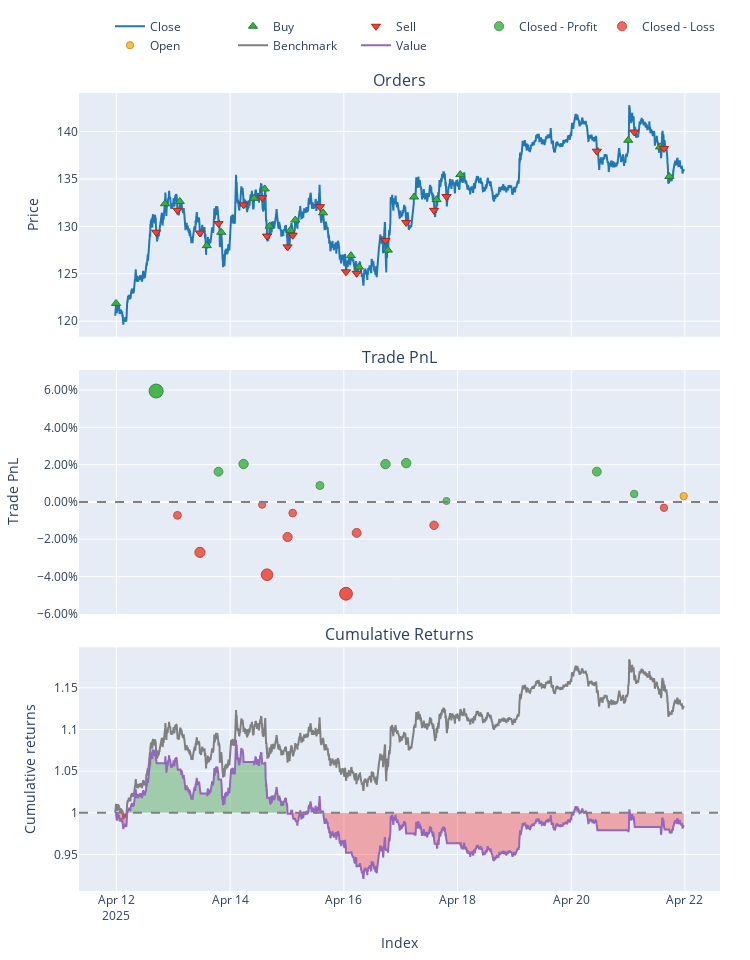

The cell this chart's notebook holds for it:
### Code cell
#计算胜率
# 导入所需库
import vectorbt as vbt
import numpy as np
import pandas as pd

# 将信号转换为vectorbt可用的格式
entries = filtered_signals == 1  # 买入信号
exits = filtered_signals == -1   # 卖出信号

# 创建投资组合
portfolio = vbt.Portfolio.from_signals(
    close=plot_data['Close'],
    entries=entries,
    exits=exits,
    init_cash=10000,  # 初始资金
    fees=0.001,       # 手续费率
    freq='5min'       # 数据频率
)

# 计算并打印交易统计
stats = portfolio.stats()
print("\n交易统计:")
print(f"总收益率: {stats['Total Return [%]']:.2f}%")
print(f"夏普比率: {stats['Sharpe Ratio']:.2f}")
print(f"最大回撤: {stats['Max Drawdown [%]']:.2f}%")

# 获取详细的交易记录
trades = portfolio.trades
print("\n交易详情:")
print(f"总交易次数: {len(trades)}")
# print(f"盈利交易次数: {len(trades[trades['PnL'] > 0])}")
# print(f"亏损交易次数: {len(trades[trades['PnL'] < 0])}")
# print(f"胜率: {len(trades[trades['PnL'] > 0]) / len(trades) * 100:.2f}%")
# print(f"平均盈利: {trades[trades['PnL'] > 0]['PnL'].mean():.2f}")
# print(f"平均亏损: {trades[trades['PnL'] < 0]['PnL'].mean():.2f}")
# print(f"盈亏比: {abs(trades[trades['PnL'] > 0]['PnL'].mean() / trades[trades['PnL'] < 0]['PnL'].mean()):.2f}")

# 绘制权益曲线
portfolio.plot().show()

### Figure 1 — Plotly figure (JSON) as saved in the notebook; plotly's stock layout.template omitted (floating-point values rounded to 4 significant figures; data arrays with more than 128 entries replaced by an {"elided": "..."} marker saying what was removed)
{"data": [{"legendgroup": "0", "line": {"color": "#1f77b4"}, "name": "Close", "showlegend": true, "type": "scatter", "uid": "ed012fca-2807-45ff-ba6f-8549f8d50e43", "x": {"elided": "2881 str values"}, "xaxis": "x", "y": {"elided": "2881 float values"}, "yaxis": "y"}, {"customdata": [[0, 81.97, 9.99], [2, 79.94, 10.58], [4, 79.22, 10.51], [6, 79.89, 10.22], [8, 80.29, 10.39], [10, 79.71, 10.6], [12, 79.01, 10.58], [14, 78.21, 10.17], [16, 77.0, 9.979], [18, 75.91, 9.919], [20, 76.13, 10.01], [22, 74.96, 9.513], [24, 74.42, 9.355], [26, 74.86, 9.544], [28, 73.2, 9.743], [30, 72.43, 9.62], [32, 71.05, 9.625], [34, 70.32, 9.781], [36, 70.98, 9.822], [38, 72.39, 9.791]], "hovertemplate": "Order Id: %{customdata[0]}<br>Timestamp: %{x}<br>Price: %{y}<br>Size: %{customdata[1]:.6f}<br>Fees: %{customdata[2]:.6f}", "legendgroup": "1", "marker": {"color": "#37B13F", "line": {"color": "rgb(38,123,44)", "width": 1}, "size": 8, "symbol": "triangle-up"}, "mode": "markers", "name": "Buy", "type": "scatter", "uid": "af2d29e1-732d-413a-bc10-b804c4740805", "x": ["2025-04-11T23:50:00", "2025-04-12T20:30:00", "2025-04-13T02:45:00", "2025-04-13T14:10:00", "2025-04-13T20:15:00", "2025-04-14T10:05:00", "2025-04-14T14:35:00", "2025-04-14T16:40:00", "2025-04-15T01:25:00", "2025-04-15T03:30:00", "2025-04-15T15:15:00", "2025-04-16T03:00:00", "2025-04-16T06:25:00", "2025-04-16T18:35:00", "2025-04-17T05:40:00", "2025-04-17T15:10:00", "2025-04-18T01:10:00", "2025-04-21T00:05:00", "2025-04-21T13:30:00", "2025-04-21T17:25:00"], "xaxis": "x", "y": [121.9, 132.4, 132.6, 128.0, 129.4, 133.0, 133.9, 130.0, 129.6, 130.7, 131.4, 126.9, 125.7, 127.5, 133.1, 132.8, 135.5, 139.1, 138.4, 135.3], "yaxis": "y"}, {"customdata": [[1, 81.97, 10.6], [3, 79.94, 10.53], [5, 79.22, 10.24], [7, 79.89, 10.41], [9, 80.29, 10.62], [11, 79.71, 10.6], [13, 79.01, 10.19], [15, 78.21, 9.999], [17, 77.0, 9.939], [19, 75.91, 10.03], [21, 76.13, 9.532], [23, 74.96, 9.374], [25, 74.42, 9.563], [27, 74.86, 9.762], [29, 73.2, 9.639], [31, 72.43, 9.644], [33, 71.05, 9.8], [35, 70.32, 9.842], [37, 70.98, 9.811]], "hovertemplate": "Order Id: %{customdata[0]}<br>Timestamp: %{x}<br>Price: %{y}<br>Size: %{customdata[1]:.6f}<br>Fees: %{customdata[2]:.6f}", "legendgroup": "2", "marker": {"color": "#EA4335", "line": {"color": "rgb(181,31,18)", "width": 1}, "size": 8, "symbol": "triangle-down"}, "mode": "markers", "name": "Sell", "type": "scatter", "uid": "21869e6a-ed28-4ea4-a5e4-18e1fdb3aa6f", "x": ["2025-04-12T16:45:00", "2025-04-13T01:45:00", "2025-04-13T11:15:00", "2025-04-13T19:05:00", "2025-04-14T05:40:00", "2025-04-14T13:30:00", "2025-04-14T15:35:00", "2025-04-15T00:15:00", "2025-04-15T02:25:00", "2025-04-15T13:55:00", "2025-04-16T00:55:00", "2025-04-16T05:25:00", "2025-04-16T17:35:00", "2025-04-17T02:20:00", "2025-04-17T14:05:00", "2025-04-17T19:20:00", "2025-04-20T10:50:00", "2025-04-21T02:35:00", "2025-04-21T15:10:00"], "xaxis": "x", "y": [129.4, 131.7, 129.3, 130.3, 132.3, 133.0, 129.0, 127.8, 129.1, 132.1, 125.2, 125.0, 128.5, 130.4, 131.7, 133.2, 137.9, 139.9, 138.2], "yaxis": "y"}, {"customdata": [[0, 0, 594.1, 0.05947], [3, 3, 165.5, 0.01619], [4, 4, 211.0, 0.02031], [9, 9, 87.08, 0.00878], [12, 12, 189.4, 0.02025], [13, 13, 198.5, 0.0208], [15, 15, 4.638, 0.0004821], [16, 16, 156.1, 0.01622], [17, 17, 41.56, 0.004249]], "hovertemplate": "Exit Trade Id: %{customdata[0]}<br>Position Id: %{customdata[1]}<br>Exit Timestamp: %{x}<br>PnL: %{customdata[2]:.6f}<br>Return: %{customdata[3]:.2%}", "legendgroup": "3", "marker": {"color": "#37B13F", "line": {"color": "rgb(38,123,44)", "width": 1}, "opacity": [0.9, 0.7899, 0.8004, 0.7711, 0.8003, 0.8017, 0.75, 0.79, 0.7596], "size": [14, 8.864, 9.353, 7.985, 9.346, 9.411, 7, 8.867, 7.447], "symbol": "circle"}, "mode": "markers", "name": "Closed - Profit", "type": "scatter", "uid": "141d8f4a-7e72-456e-a2f8-813128f44f75", "x": ["2025-04-12T16:45:00", "2025-04-13T19:05:00", "2025-04-14T05:40:00", "2025-04-15T13:55:00", "2025-04-16T17:35:00", "2025-04-17T02:20:00", "2025-04-17T19:20:00", "2025-04-20T10:50:00", "2025-04-21T02:35:00"], "xaxis": "x2", "y": [0.05947, 0.01619, 0.02031, 0.00878, 0.02025, 0.0208, 0.0004821, 0.01622, 0.004249], "yaxis": "y2"}, {"customdata": [[1, 1, -76.27, -0.007207], [2, 2, -284.6, -0.02708], [5, 5, -16.42, -0.001549], [6, 6, -413.4, -0.03907], [7, 7, -191.5, -0.01883], [8, 8, -59.96, -0.006009], [10, 10, -493.1, -0.04928], [11, 11, -158.3, -0.01664], [14, 14, -122.6, -0.01258], [18, 18, -30.99, -0.003155]], "hovertemplate": "Exit Trade Id: %{customdata[0]}<br>Position Id: %{customdata[1]}<br>Exit Timestamp: %{x}<br>PnL: %{customdata[2]:.6f}<br>Return: %{customdata[3]:.2%}", "legendgroup": "4", "marker": {"color": "#EA4335", "line": {"color": "rgb(181,31,18)", "width": 1}, "opacity": [0.7671, 0.8176, 0.7527, 0.8481, 0.7966, 0.7641, 0.8741, 0.7911, 0.7808, 0.7568], "size": [7.798, 10.16, 7.127, 11.58, 9.177, 7.656, 12.79, 8.917, 8.436, 7.317], "symbol": "circle"}, "mode": "markers", "name": "Closed - Loss", "type": "scatter", "uid": "8c761026-d996-480f-b648-b6fe81b9b80d", "x": ["2025-04-13T01:45:00", "2025-04-13T11:15:00", "2025-04-14T13:30:00", "2025-04-14T15:35:00", "2025-04-15T00:15:00", "2025-04-15T02:25:00", "2025-04-16T00:55:00", "2025-04-16T05:25:00", "2025-04-17T14:05:00", "2025-04-21T15:10:00"], "xaxis": "x2", "y": [-0.007207, -0.02708, -0.001549, -0.03907, -0.01883, -0.006009, -0.04928, -0.01664, -0.01258, -0.003155], "yaxis": "y2"}, {"customdata": [[19, 19, 30.02, 0.003066]], "hovertemplate": "Exit Trade Id: %{customdata[0]}<br>Position Id: %{customdata[1]}<br>Exit Timestamp: %{x}<br>PnL: %{customdata[2]:.6f}<br>Return: %{customdata[3]:.2%}", "legendgroup": "5", "marker": {"color": "#FFAA00", "line": {"color": "rgb(178,118,0)", "width": 1}, "opacity": [0.7566], "size": [7.307], "symbol": "circle"}, "mode": "markers", "name": "Open", "type": "scatter", "uid": "264424eb-428a-46aa-8d82-1ace93f806be", "x": ["2025-04-21T23:30:00"], "xaxis": "x2", "y": [0.003066], "yaxis": "y2"}, {"legendgroup": "6", "line": {"color": "#7f7f7f"}, "name": "Benchmark", "showlegend": true, "type": "scatter", "uid": "dcef88b7-2298-43d2-98d1-5152af239dde", "x": {"elided": "2881 str values"}, "xaxis": "x3", "y": {"elided": "2881 float values"}, "yaxis": "y3"}, {"hoverinfo": "skip", "legendgroup": "7", "line": {"color": "rgba(0, 0, 0, 0)", "width": 0}, "opacity": 0, "showlegend": false, "type": "scatter", "uid": "1df223ed-f257-4b35-957f-5ebb0a054803", "x": {"elided": "2881 str values"}, "xaxis": "x3", "y": {"elided": "2881 int values"}, "yaxis": "y3"}, {"connectgaps": false, "fill": "tonexty", "fillcolor": "rgba(0, 128, 0, 0.3)", "hoverinfo": "skip", "legendgroup": "7", "line": {"color": "rgba(0, 0, 0, 0)", "width": 0}, "opacity": 0, "showlegend": false, "type": "scatter", "uid": "0d097b3d-128e-4068-87fb-84f5157aa0d5", "x": {"elided": "2881 str values"}, "xaxis": "x3", "y": {"elided": "2881 float values"}, "yaxis": "y3"}, {"hoverinfo": "skip", "legendgroup": "7", "line": {"color": "rgba(0, 0, 0, 0)", "width": 0}, "opacity": 0, "showlegend": false, "type": "scatter", "uid": "d24ae08c-f39e-48ed-ab55-07016ee3f814", "x": {"elided": "2881 str values"}, "xaxis": "x3", "y": {"elided": "2881 int values"}, "yaxis": "y3"}, {"connectgaps": false, "fill": "tonexty", "fillcolor": "rgba(255, 0, 0, 0.3)", "hoverinfo": "skip", "legendgroup": "7", "line": {"color": "rgba(0, 0, 0, 0)", "width": 0}, "opacity": 0, "showlegend": false, "type": "scatter", "uid": "9463374f-baf3-4a44-a7cb-86ed716a87ed", "x": {"elided": "2881 str values"}, "xaxis": "x3", "y": {"elided": "2881 float values"}, "yaxis": "y3"}, {"legendgroup": "8", "line": {"color": "#9467bd"}, "name": "Value", "showlegend": true, "type": "scatter", "uid": "06aae5d7-7d59-4bf4-9629-0f578345254a", "x": {"elided": "2881 str values"}, "xaxis": "x3", "y": {"elided": "2881 float values"}, "yaxis": "y3"}, {"hoverinfo": "skip", "legendgroup": "7", "line": {"color": "rgba(0, 0, 0, 0)", "width": 0}, "opacity": 0, "showlegend": false, "type": "scatter", "uid": "a8f96425-193c-440c-98a0-e674c34e13f5", "x": {"elided": "2881 str values"}, "xaxis": "x3", "y": {"elided": "2881 int values"}, "yaxis": "y3"}], "layout": {"annotations": [{"font": {"size": 16}, "showarrow": false, "text": "Orders", "x": 0.5, "xanchor": "center", "xref": "paper", "y": 1, "yanchor": "bottom", "yref": "paper"}, {"font": {"size": 16}, "showarrow": false, "text": "Trade PnL", "x": 0.5, "xanchor": "center", "xref": "paper", "y": 0.6528, "yanchor": "bottom", "yref": "paper"}, {"font": {"size": 16}, "showarrow": false, "text": "Cumulative Returns", "x": 0.5, "xanchor": "center", "xref": "paper", "y": 0.3056, "yanchor": "bottom", "yref": "paper"}], "height": 960, "legend": {"orientation": "h", "traceorder": "normal", "x": 1, "xanchor": "right", "y": 1.042, "yanchor": "bottom"}, "margin": {"b": 30, "l": 30, "r": 30, "t": 30}, "shapes": [{"line": {"color": "gray", "dash": "dash"}, "type": "line", "x0": 0, "x1": 1, "xref": "paper", "y0": 0, "y1": 0, "yref": "y2"}, {"line": {"color": "gray", "dash": "dash"}, "type": "line", "x0": 0, "x1": 1, "xref": "paper", "y0": 1, "y1": 1, "yref": "y3"}], "showlegend": true, "width": 750, "xaxis": {"anchor": "y", "domain": [0, 1], "matches": "x3", "showticklabels": false}, "xaxis2": {"anchor": "y2", "domain": [0, 1], "matches": "x3", "showticklabels": false}, "xaxis3": {"anchor": "y3", "domain": [0, 1], "title": {"text": "Index"}}, "yaxis": {"anchor": "x", "domain": [0.6944, 1], "title": {"text": "Price"}}, "yaxis2": {"anchor": "x2", "domain": [0.3472, 0.6528], "tickformat": ".2%", "title": {"text": "Trade PnL"}}, "yaxis3": {"anchor": "x3", "domain": [0, 0.3056], "title": {"text": "Cumulative returns"}}}}
